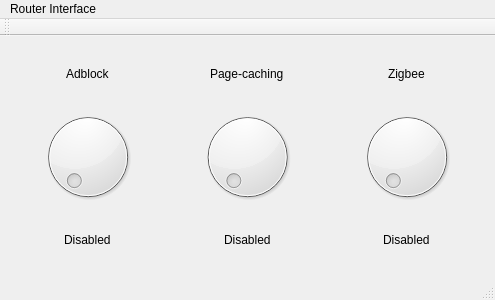
<?xml version="1.0" encoding="UTF-8"?>
<ui version="4.0">
 <class>MainWindow</class>
 <widget class="QMainWindow" name="MainWindow">
  <property name="geometry">
   <rect>
    <x>0</x>
    <y>0</y>
    <width>495</width>
    <height>300</height>
   </rect>
  </property>
  <property name="windowTitle">
   <string>MainWindow</string>
  </property>
  <widget class="QWidget" name="centralWidget">
   <layout class="QVBoxLayout" name="verticalLayout">
    <item>
     <layout class="QHBoxLayout" name="horizontalLayout_3">
      <item alignment="Qt::AlignHCenter">
       <widget class="QLabel" name="label_6">
        <property name="text">
         <string>Adblock</string>
        </property>
       </widget>
      </item>
      <item alignment="Qt::AlignHCenter">
       <widget class="QLabel" name="label_5">
        <property name="text">
         <string>Page-caching</string>
        </property>
       </widget>
      </item>
      <item alignment="Qt::AlignHCenter">
       <widget class="QLabel" name="label_4">
        <property name="text">
         <string>Zigbee</string>
        </property>
       </widget>
      </item>
     </layout>
    </item>
    <item>
     <layout class="QHBoxLayout" name="horizontalLayout">
      <item>
       <widget class="QDial" name="dial"/>
      </item>
      <item>
       <widget class="QDial" name="dial_2"/>
      </item>
      <item>
       <widget class="QDial" name="dial_3"/>
      </item>
     </layout>
    </item>
    <item>
     <layout class="QHBoxLayout" name="horizontalLayout_2">
      <item alignment="Qt::AlignHCenter">
       <widget class="QLabel" name="label_3">
        <property name="text">
         <string>Disabled</string>
        </property>
       </widget>
      </item>
      <item alignment="Qt::AlignHCenter">
       <widget class="QLabel" name="label_2">
        <property name="minimumSize">
         <size>
          <width>0</width>
          <height>52</height>
         </size>
        </property>
        <property name="text">
         <string>Disabled</string>
        </property>
       </widget>
      </item>
      <item alignment="Qt::AlignHCenter">
       <widget class="QLabel" name="label">
        <property name="text">
         <string>Disabled</string>
        </property>
       </widget>
      </item>
     </layout>
    </item>
   </layout>
  </widget>
  <widget class="QMenuBar" name="menuBar">
   <property name="geometry">
    <rect>
     <x>0</x>
     <y>0</y>
     <width>495</width>
     <height>25</height>
    </rect>
   </property>
   <widget class="QMenu" name="menuRouter_Interface">
    <property name="title">
     <string>Router Interface</string>
    </property>
    <addaction name="actionExit"/>
   </widget>
   <addaction name="menuRouter_Interface"/>
  </widget>
  <widget class="QToolBar" name="mainToolBar">
   <attribute name="toolBarArea">
    <enum>TopToolBarArea</enum>
   </attribute>
   <attribute name="toolBarBreak">
    <bool>false</bool>
   </attribute>
  </widget>
  <widget class="QStatusBar" name="statusBar"/>
  <action name="actionExit">
   <property name="text">
    <string>Exit</string>
   </property>
  </action>
 </widget>
 <layoutdefault spacing="6" margin="11"/>
 <resources/>
 <connections/>
</ui>
